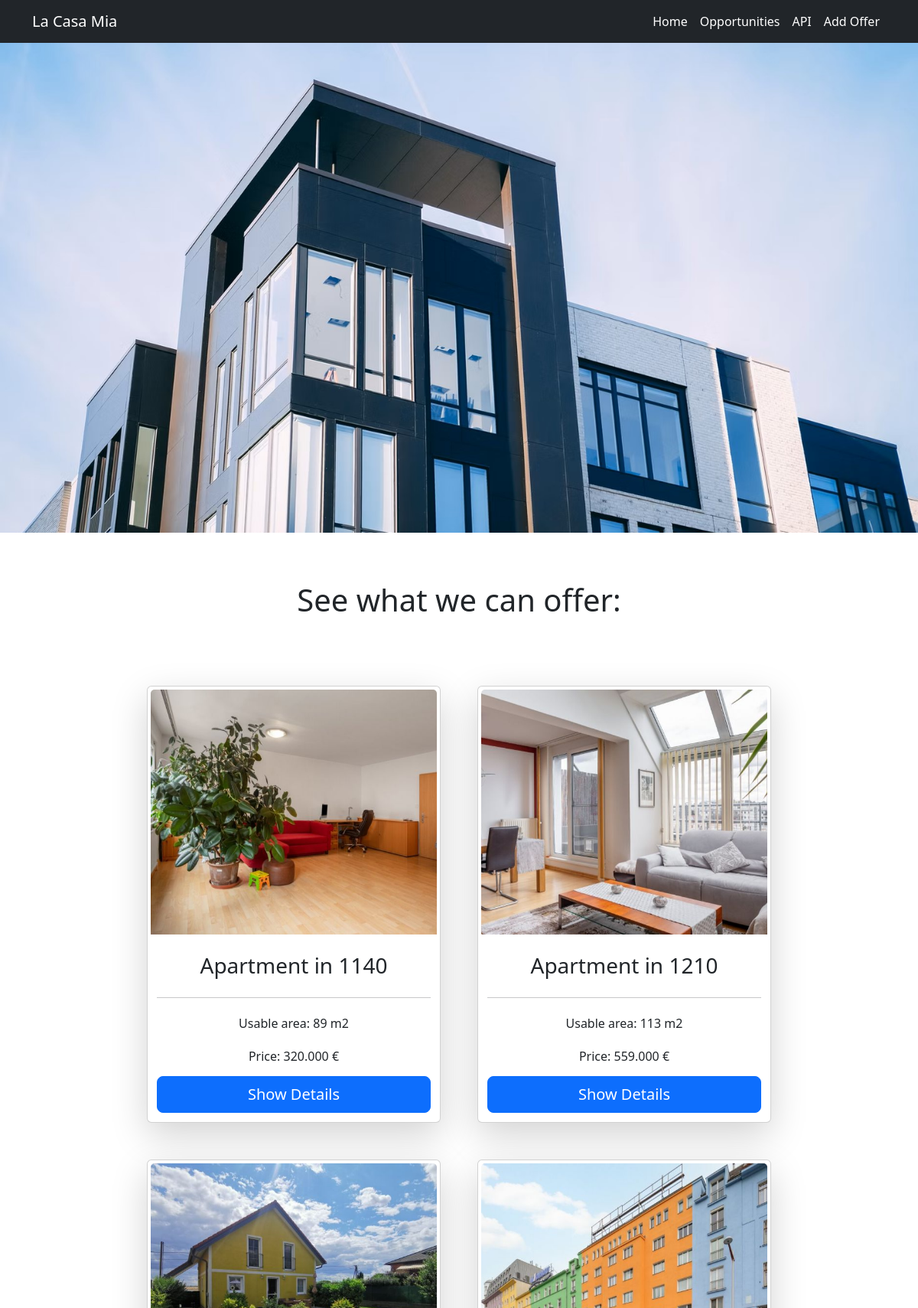
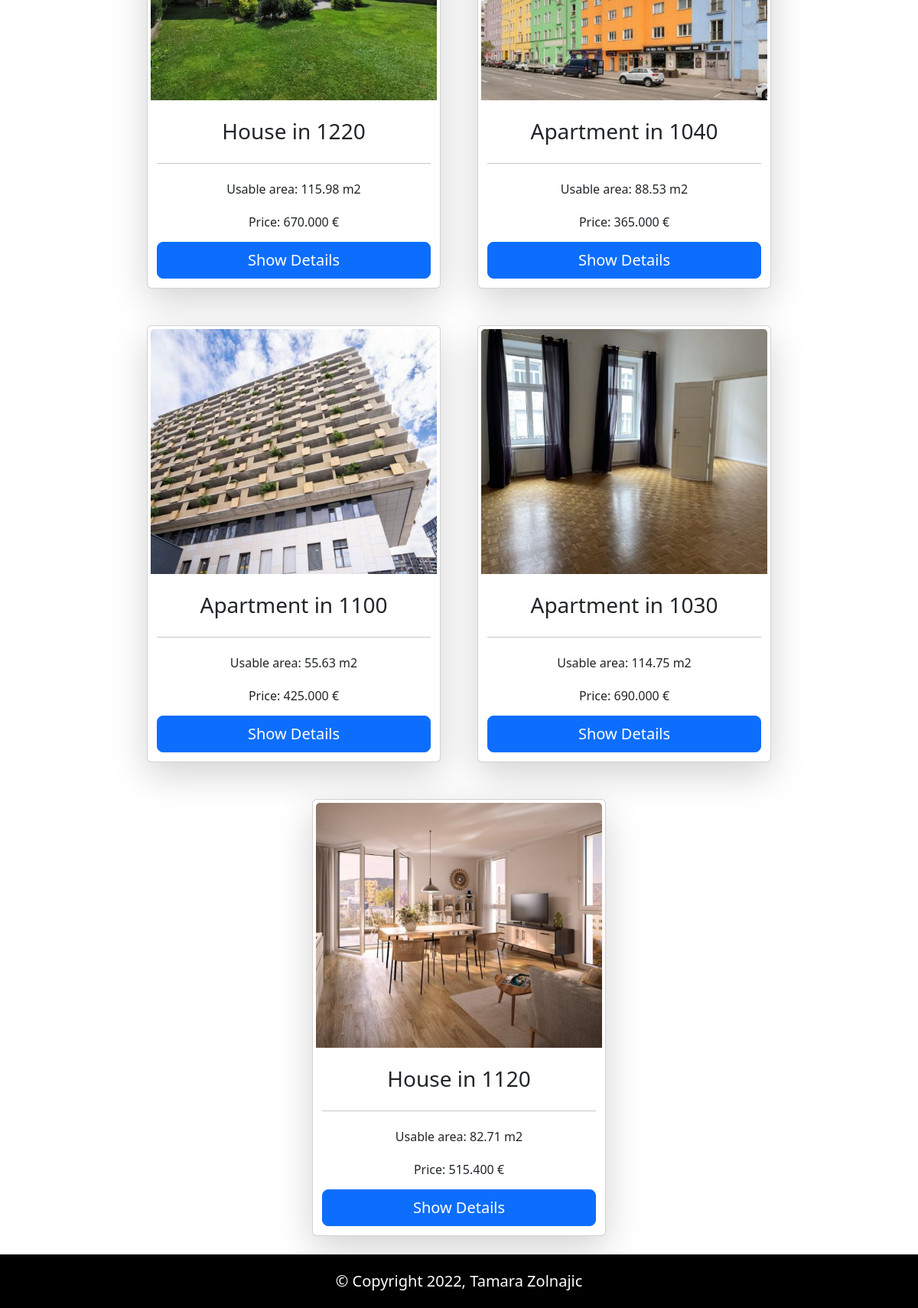
The page / on the database its author committed (2 pictures, top to bottom).
### tables this page shows
CREATE TABLE `objects` (
  `id` int(11) NOT NULL,
  `name` varchar(50) DEFAULT NULL,
  `size` varchar(50) DEFAULT NULL,
  `city` varchar(50) DEFAULT NULL,
  `address` varchar(50) DEFAULT NULL,
  `picture` varchar(100) DEFAULT NULL,
  `price` varchar(80) DEFAULT NULL,
  `reduction` varchar(20) DEFAULT NULL,
  `description` varchar(500) NOT NULL,
  `latitude` varchar(100) DEFAULT NULL,
  `longitude` varchar(100) DEFAULT NULL
);

### index.php (the view, shortened to what this page needs)
<?php
require_once 'components/db_connect.php';
$sql = "SELECT * FROM objects";
$result = mysqli_query($connect ,$sql);
$tbody= '';
if(mysqli_num_rows($result)  > 0) {
    while($row = mysqli_fetch_array($result, MYSQLI_ASSOC)){
      $tbody .= "<div class='card col-lg-4 col-md-6 col-xs-12 m-4 card shadow-lg p-1 gap-2' style='width: 24rem;'>
      <img src='pictures/{$row['picture']}' class='card-img-top' style='height:20rem; object-fit:cover'>
      <div class='card-body p-2 text-center'>
      <h3 class='card-title text-center p-2'>{$row['name']}</h3> <hr>
      <h6 class='card-text text-center p-2'> Usable area: {$row['size']} m2</h6>
      <h6 class='card-text text-center p-2'>Price: {$row['price']} €</h6>
      <a href='details.php?id={$row['id']}' class='btn btn-primary btn-lg w-100  '>Show Details</a>
    </div>
    </div>";
   };
} else {
    $tbody =  "<tr><td colspan='5'><center>No Data Available </center></td></tr>";
}
?>
<!DOCTYPE html>
<html lang="en">
<head>
    <?php require_once "components/boot.php"?>
  <link rel="stylesheet" href="css/style.css">
</head>
<body>
<?php require_once "components/navbar.php" ?>
<div class="hero">
    <img class="hero-img" src="pictures/hero.jpg">
</div>
    <div class="container">
        <h1 class="text-center my-5 p-3 h-text" >See what we can offer: </h1>
      <div class="row justify-content-center">
         <?php echo $tbody; ?>
      </div>
</div>
  <?php require_once "components/footer.php" ?>
</body>
</html>

### components/boot.php (shortened to what this page needs)
<link href="https://cdn.jsdelivr.net/npm/bootstrap@5.2.0/dist/css/bootstrap.min.css" rel="stylesheet">
<link rel="stylesheet" href="https://cdnjs.cloudflare.com/ajax/libs/animate.css/4.1.1/animate.min.css" />
    <link href="https://unpkg.com/aos@2.3.1/dist/aos.css" rel="stylesheet">
    <link rel="stylesheet" href="https://cdn.jsdelivr.net/npm/bootstrap-icons@1.3.0/font/bootstrap-icons.css">

### components/navbar.php (shortened to what this page needs)
<nav class="navbar navbar-expand-lg navbar-dark bg-dark">
  <div class="container">
    <a class="navbar-brand" href="index.php">La Casa Mia</a>
    <div class="dflex">
    <div class="collapse navbar-collapse" id="navbarNav">
      <ul class="navbar-nav">
        <li class="nav-item">
          <a class="nav-link active" aria-current="page" href="index.php">Home</a>
        </li>
        <li class="nav-item">
          <a class="nav-link active" href="opportunity.php">Opportunities</a>
        </li>
        <li class="nav-item">
          <a class="nav-link active" href="displayAll.php">API</a>
        </li>
        <li class="nav-item">
          <a class="nav-link active" href="create.php">Add Offer</a>
        </li>
      </ul>
    </div>
    </div>
  </div>
</nav>

### components/footer.php
<div class="card-footer d-flex justify-content-center footer">
    &copy; Copyright 2022, Tamara Zolnajic
</div>

### css/style.css (style rules this page uses)
.hero { position: relative; width: 100%; height: 80vh; }
.hero-img { width: 100%; height: 100%; object-fit: cover; margin: auto; }
.footer { background-color: black; font-size: 20px; color: white; padding: 20px; }

### rows shown on the page
objects: picture (picture), name "Apartment in 1140", size "89", price "320.000"
objects: picture (picture), name "Apartment in 1210", size "113", price "559.000"
objects: picture (picture), name "House in 1220", size "115.98", price "670.000"
objects: picture (picture), name "Apartment in 1040", size "88.53", price "365.000"
objects: picture (picture), name "Apartment in 1100", size "55.63", price "425.000"
objects: picture (picture), name "Apartment in 1030", size "114.75", price "690.000"
objects: picture (picture), name "House in 1120", size "82.71", price "515.400"
